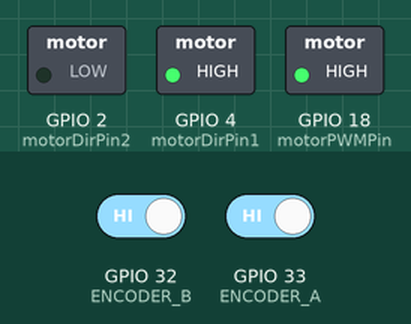
Bench run of a sketch on a simulated ESP32. Shown: switched loads named in the sketch (green lamp = pin HIGH). The test bench sets the inputs (shaded band); at power-on: GPIO 32 (ENCODER_B) HIGH, GPIO 33 (ENCODER_A) HIGH. What the sketch prints to the serial monitor is not drawn.

Above: at 0.2 s.
Timing chart, 0 to 1.7 s (numbered marks = the images above):
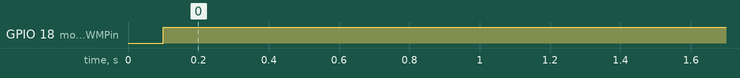

Measured:
- by itself, GPIO 18 (motorPWMPin): LOW → HIGH at 0.10 s

The sketch:

kontrol_pid.ino
```cpp
#define ENCODER_A 33
#define ENCODER_B 32
#define PPR 385

//#define motorPWMPin 18
//#define motorDirPin1 23
//#define motorDirPin2 5

#define motorPWMPin 18
#define motorDirPin1 4
#define motorDirPin2 2

volatile long encoderCount = 0;
volatile int lastEncoded = 0;
long lastCount = 0;

float setpoint = 300.0;   // RPM
float Kp = 0.1;
float Ki = 6.5;
float Kd = 0.03;

float error, lastError = 0;
float integral = 0;
float derivative;
float control;

unsigned long lastTime = 0;
float dt = 0.1;  // 100 ms

float rpm = 0;
int pwmOutput = 0;

void IRAM_ATTR encoderISR() {
  int A = digitalRead(ENCODER_A);
  int B = digitalRead(ENCODER_B);

  int encoded = (A << 1) | B;
  int sum = (lastEncoded << 2) | encoded;

  if (sum == 0b1101 || sum == 0b0100 || sum == 0b0010 || sum == 0b1011)
    encoderCount++;

  if (sum == 0b1110 || sum == 0b0111 || sum == 0b0001 || sum == 0b1000)
    encoderCount--;

  lastEncoded = encoded;
}

void setup() {
  Serial.begin(115200);

  pinMode(ENCODER_A, INPUT);
  pinMode(ENCODER_B, INPUT);

  pinMode(motorPWMPin, OUTPUT);
  pinMode(motorDirPin1, OUTPUT);
  pinMode(motorDirPin2, OUTPUT);

  digitalWrite(motorDirPin1, HIGH);
  digitalWrite(motorDirPin2, LOW);

  attachInterrupt(digitalPinToInterrupt(ENCODER_A), encoderISR, CHANGE);
  attachInterrupt(digitalPinToInterrupt(ENCODER_B), encoderISR, CHANGE);

  lastTime = millis();
}

void loop() {
  unsigned long now = millis();

  if (now - lastTime >= 100) {
    long delta = encoderCount - lastCount;
    lastCount = encoderCount;

    rpm = (delta * 600.0) / PPR;

    error = setpoint - rpm;
    integral += error * dt;
    integral = constrain(integral, -500, 500);
    derivative = (error - lastError) / dt;

    control = (Kp * error) + (Ki * integral) + (Kd * derivative);

    pwmOutput = constrain(control, 0, 255);
    analogWrite(motorPWMPin, pwmOutput);

    lastError = error;
    lastTime = now;

    Serial.print("RPM:");
    Serial.print(rpm);
    Serial.print(" Setpoint:");
    Serial.print(setpoint);
    Serial.print(" PWM:");
    Serial.println(pwmOutput);
  }
}
```
